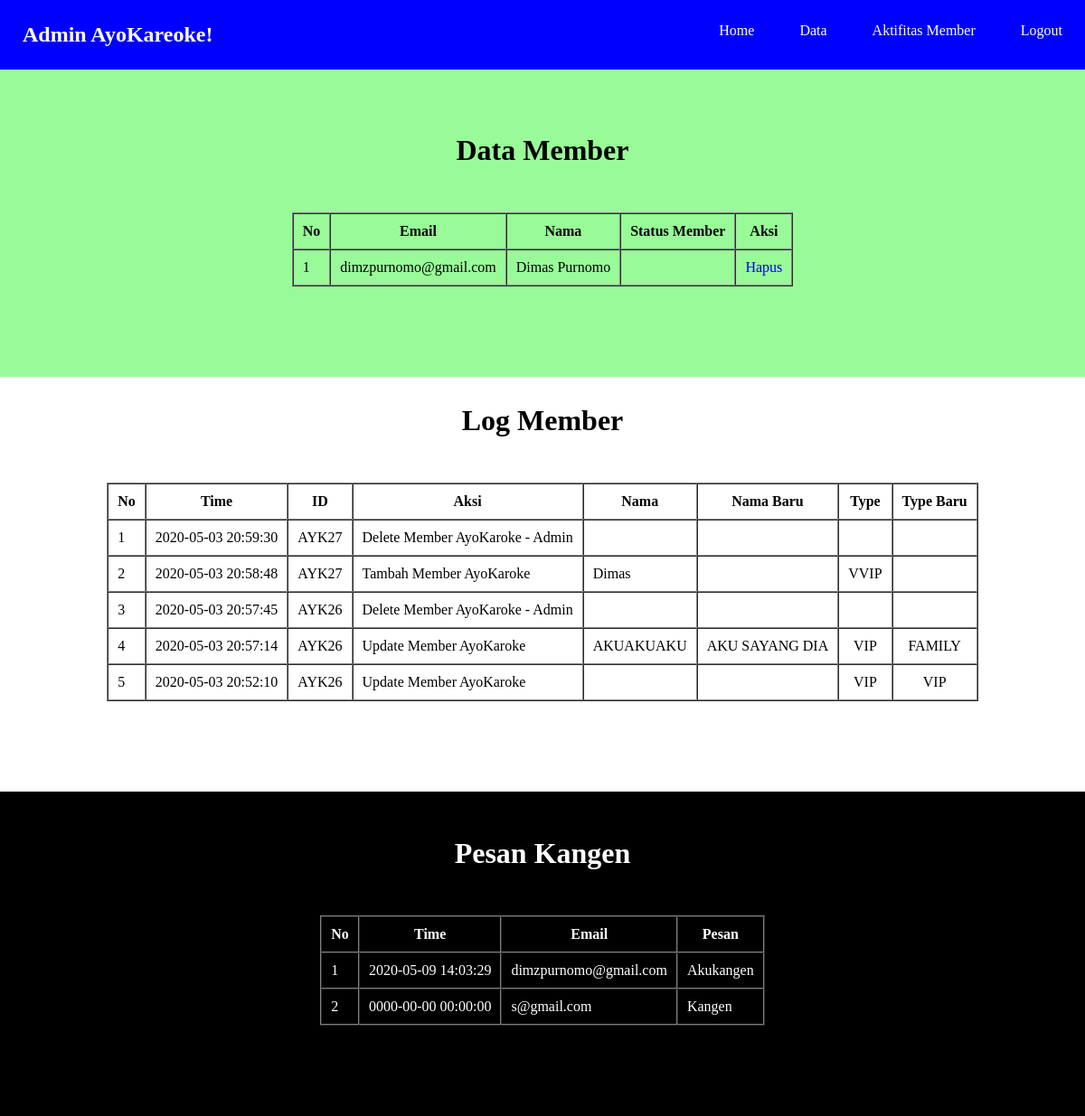
Screenshot of /admin.php (signed in) with the database file from the repository.
### tables this page shows
CREATE TABLE `user` (
  `email` varchar(50) NOT NULL,
  `password` varchar(30) NOT NULL,
  `nama` varchar(30) NOT NULL,
  `level` varchar(30) NOT NULL,
  `type` varchar(30) NOT NULL,
  `id` int(11) NOT NULL
);

CREATE TABLE `loguser` (
  `No` int(11) NOT NULL,
  `Time` datetime NOT NULL,
  `ID` varchar(10) NOT NULL,
  `Aksi` varchar(50) NOT NULL,
  `Nama` varchar(50) NOT NULL,
  `NamaNew` varchar(50) NOT NULL,
  `Type` varchar(10) NOT NULL,
  `TypeNew` varchar(30) NOT NULL
);

CREATE TABLE `pesan` (
  `time` datetime NOT NULL,
  `email` varchar(100) NOT NULL,
  `pesan` text NOT NULL
);

### admin.php (the view, shortened to what this page needs)
<!DOCTYPE html>
<html lang="en">
<head>
    <link rel="stylesheet" href="css/stylesheet.css">
    <link rel="stylesheet" href="//maxcdn.bootstrapcdn.com/font-awesome/4.5.0/css/font-awesome.min.css">
</head>
<body>
<header>
        <div class="topnav">
            <div class="nav-left">
                <h2>Admin AyoKareoke!</h2>
            </div>
            <div class="nav-right">
                <a href="#">Home</a>
                <a href="#fitur">Data</a>
                <a href="#aktifitas">Aktifitas Member</a>
                <a href="logout.php">Logout</a>
            </div>
        </div>
    </header>
    <?php
    include ("koneksi.php");
    $data = mysqli_query ($con,"SELECT * FROM user");
    $data2 = mysqli_query ($con,"SELECT * FROM loguser ORDER BY Time DESC LIMIT 5");
    $data3 = mysqli_query ($con,"SELECT * FROM pesan ORDER BY Time DESC LIMIT 5");
    ?>
    <div class="middle" id="data">
    <h1>Data Member</h1>
    <center>
    <div class="data">
        <table border="1" cellspacing="0"; cellpadding="10">
            <tr>
                <th>No</th>
                <th>Email</th>
                <th>Nama</th>
                <th>Status Member</th>
                <th>Aksi</th>
            </tr>
            <?php $i = 1; ?>
            <?php while ($row = mysqli_fetch_assoc($data)):?>
            <tr>
                <td><?php echo $i; ?></td>
                <td><?php echo $row["email"] ?></td>
                <td><?php echo $row["nama"] ?></td>
                <td><center><?php echo $row["type"] ?></center></td>
                <td><a href="hapus.php?id=<?php echo $row["id"]?>">Hapus<a></td>
            </tr>
            <?php $i++; ?>
            <?php endwhile ?>
        </table></div></center>
    </div>
    <div class="aktifitas" id="aktifitas">
    <h1>Log Member</h1>
    <center>
    <div class="data">
        <table border="1" cellspacing="0"; cellpadding="10">
            <tr>
                <th>No</th>
                <th>Time</th>
                <th>ID</th>
                <th>Aksi</th>
                <th>Nama</th>
                <th>Nama     Baru</th>
                <th>Type</th>
                <th>Type Baru</th>
            </tr>
            <?php $i = 1; ?>
            <?php while ($row = mysqli_fetch_assoc($data2)):?>
            <tr>
                <td><?php echo $i; ?></td>
                <td><?php echo $row["Time"] ?></td>
                <td>AYK<?php echo $row["ID"] ?></td>
                <td><?php echo $row["Aksi"] ?></td>
                <td><?php echo $row["Nama"] ?></td>
                <td><?php echo $row["NamaNew"] ?></td>
                <td><center><?php echo $row["Type"] ?></center></td>
                <td><center><?php echo $row["TypeNew"] ?></center></td>
            </tr>
            <?php $i++; ?>
            <?php endwhile ?>
        </table></div></center>
    </div>
    <div class="pesankangen" id="pesankangen">
    <h1>Pesan Kangen</h1>
    <center>
    <div class="data">
        <table border="1" cellspacing="0"; cellpadding="10">
            <tr>
                <th>No</th>
                <th>Time</th>
                <th>Email</th>
                <th>Pesan</th>
            </tr>
            <?php $i = 1; ?>
            <?php while ($row = mysqli_fetch_assoc($data3)):?>
            <tr>
                <td><?php echo $i; ?></td>
                <td><?php echo $row["time"] ?></td>
                <td><?php echo $row["email"] ?></td>
                <td><?php echo $row["pesan"] ?></td>
            </tr>
            <?php $i++; ?>
            <?php endwhile ?>
        </table></div></center>
    </div>
</body>
</html>

### css/stylesheet.css (style rules this page uses)
html, body, ul, ol, li, h1, h2, h3, h4, h5, h6, p, form, input, div { margin: 0; padding: 0; }
* { box-sizing: border-box; }
a { text-decoration: none; }
header { width: 100%; background-color: blue; position: fixed; top : 0; z-index: 10; }
.topnav { overflow: hidden; }
.nav-right { float: right; }
.nav-right a { float: left; color: white; padding : 25px 25px; }
.nav-left { float: left; padding : 25px 25px; }
.nav-left h2 { color : white; }
.middle { margin-top: 30px; padding-top: 100px; background-color: palegreen; background-origin: border-box; background-size: 27%; }
.middle h1 { text-align: center; color : black; padding-bottom: 50px; }
.data { padding-bottom: 100px; }
.pesankangen { background-color: black; color: white; }
.pesankangen h1 { text-align: center; padding-top: 50px; padding-bottom: 50px; }
.aktifitas h1 { padding-top : 30px; text-align: center; color : black; padding-bottom: 50px; }

### rows the page displays
user: email "dimzpurnomo@gmail.com", nama "Dimas Purnomo"
loguser: Time "2020-05-03 20:59:30", ID "27", Aksi "Delete Member AyoKaroke - Admin"
loguser: Time "2020-05-03 20:58:48", ID "27", Aksi "Tambah Member AyoKaroke", Nama "Dimas", Type "VVIP"
loguser: Time "2020-05-03 20:57:45", ID "26", Aksi "Delete Member AyoKaroke - Admin"
loguser: Time "2020-05-03 20:57:14", ID "26", Aksi "Update Member AyoKaroke", Nama "AKUAKUAKU", NamaNew "AKU SAYANG DIA", Type "VIP", TypeNew "FAMILY"
loguser: Time "2020-05-03 20:52:10", ID "26", Aksi "Update Member AyoKaroke", Type "VIP", TypeNew "VIP"
pesan: time "2020-05-09 14:03:29", email "dimzpurnomo@gmail.com", pesan "Akukangen"
pesan: time "0000-00-00 00:00:00", email "s@gmail.com", pesan "Kangen"
